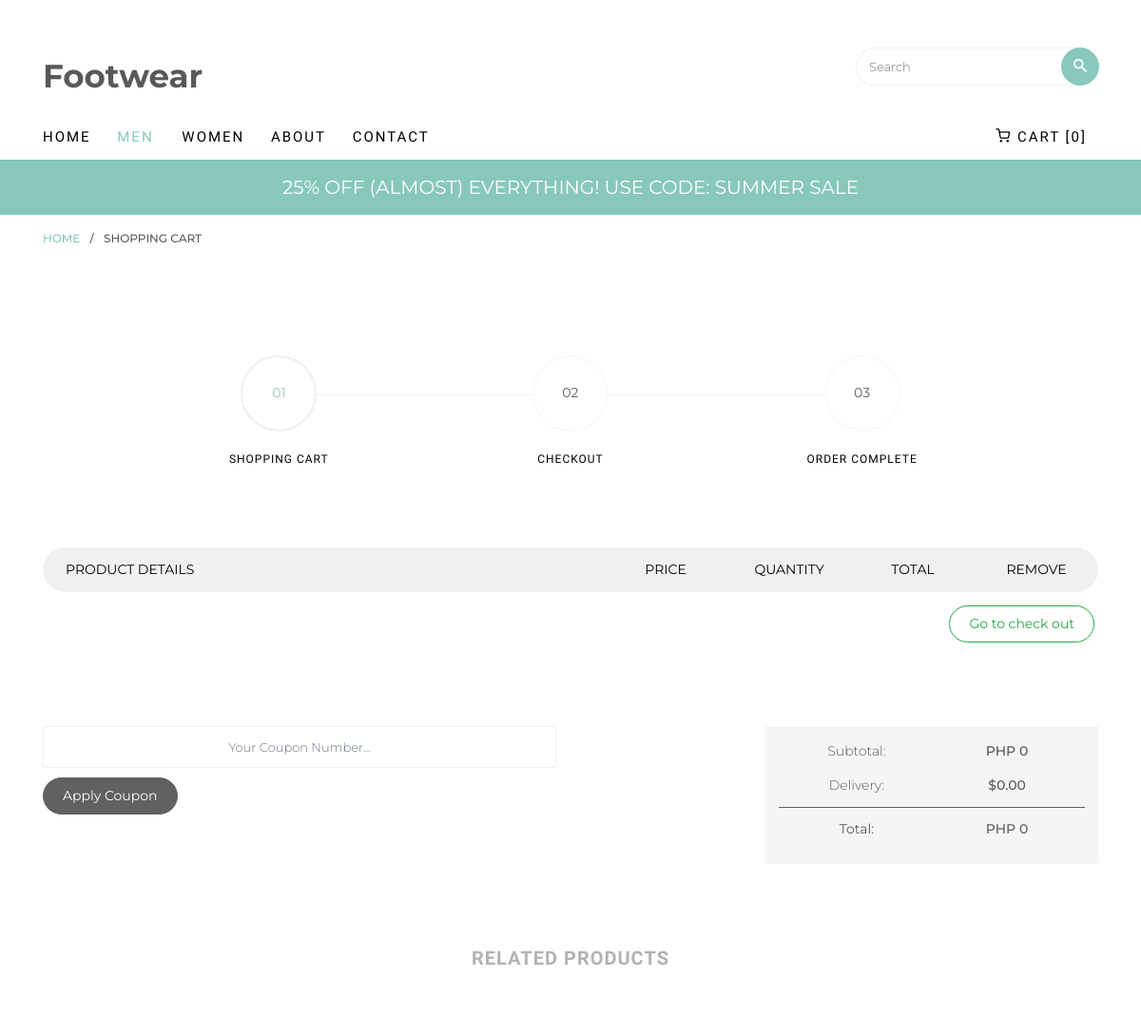
/cart.php (signed in, upper part), run on an earlier commit of the app's database.
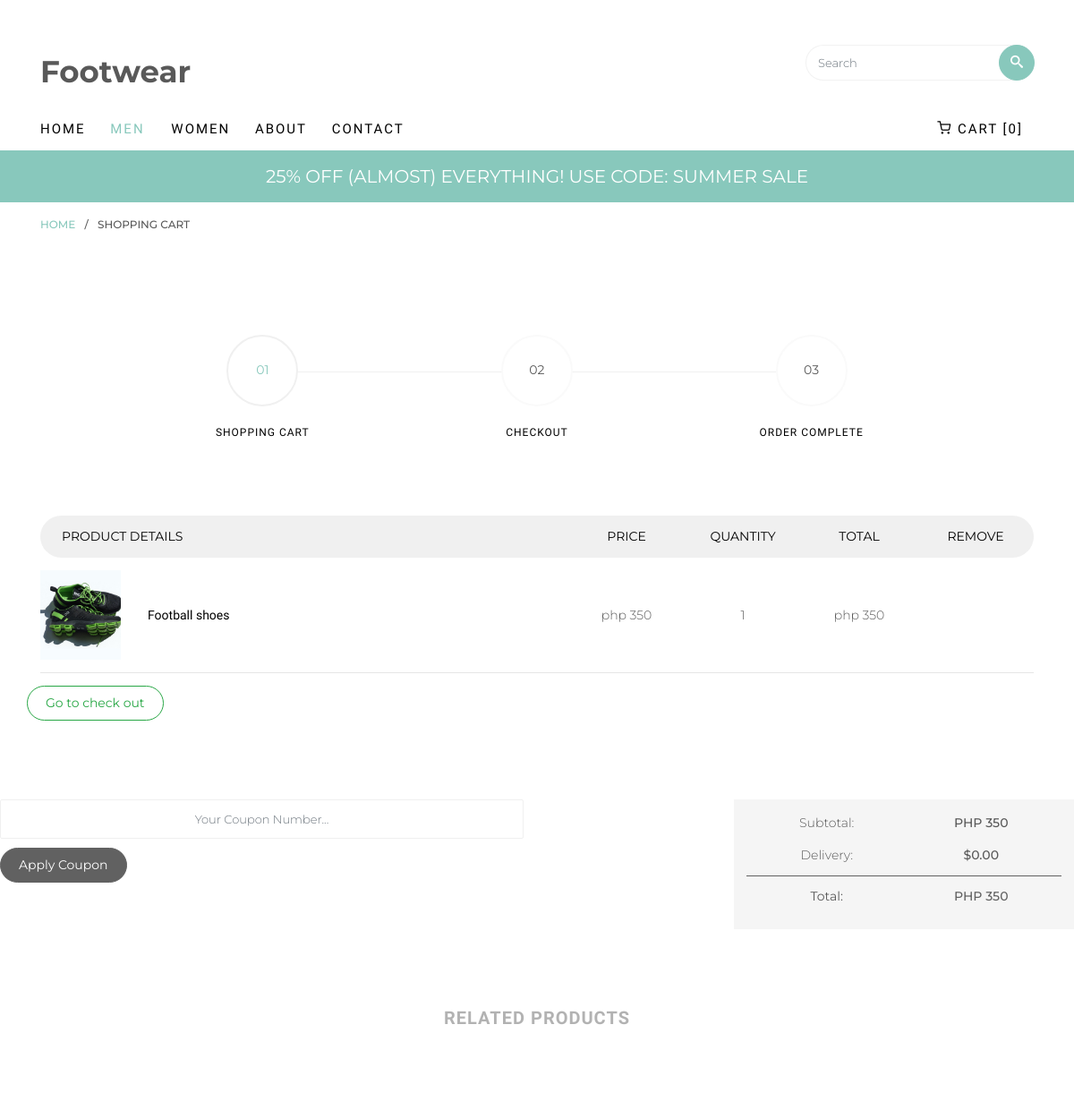
And on a later commit of the database.
### tables this page shows
CREATE TABLE `orders` (
  `order_id` int(50) NOT NULL,
  `user_id` int(50) NOT NULL,
  `product_id` int(50) NOT NULL,
  `order_price` double NOT NULL,
  `order_quantity` int(50) NOT NULL,
  `order_status` text NOT NULL,
  `deliver_status` text NOT NULL,
  `address` text NOT NULL
);

CREATE TABLE `product` (
  `product_id` int(50) NOT NULL,
  `user_id` int(50) NOT NULL,
  `category_id` int(50) NOT NULL,
  `product_name` text NOT NULL,
  `product_price` int(50) NOT NULL,
  `product_quantity` int(50) NOT NULL
);

### classes/Database.php (called while the page is built, shortened)
<?php
class Database{
    private $servername = "localhost";
    private $username = "root";
    private $password = "";
    private $database = "ec";
    public function __construct()
    {
        $this->conn = new mysqli($this->servername, $this->username, $this->password, $this->database);
        return $this->conn;
    }
}

### classes/Order.php (called while the page is built, shortened)
<?php
require_once "Database.php";
class Order extends Database
{
    public function getOrderCart()
    {
        $sql = "SELECT * FROM orders INNER JOIN product ON orders.product_id = product.product_id WHERE order_status = 'yet'";
        $result = $this->conn->query($sql) or die("Conection error: " . $this->conn->connect_error);
        $rows = array();
        while ($row = $result->fetch_assoc()) {
            $rows[] = $row;
        }
        return $rows;
    }
}

### cart.php (the view, shortened to what the changed rows need)
<?php
require_once "classes/Order.php";
$order = new Order;
$result = $order->getOrderCart();
?>
<!DOCTYPE HTML>
<html>
<head>
	<link rel="stylesheet" href="css/animate.css">
	<link rel="stylesheet" href="css/icomoon.css">
	<link rel="stylesheet" href="css/ionicons.min.css">
	<link rel="stylesheet" href="css/bootstrap.min.css">
	<link rel="stylesheet" href="css/magnific-popup.css">
	<link rel="stylesheet" href="css/flexslider.css">
	<link rel="stylesheet" href="css/owl.carousel.min.css">
	<link rel="stylesheet" href="css/owl.theme.default.min.css">
	<link rel="stylesheet" href="css/bootstrap-datepicker.css">
	<link rel="stylesheet" href="fonts/flaticon/font/flaticon.css">
	<link rel="stylesheet" href="css/style.css">
</head>
<body>
	<div id="page">
		<div class="colorlib-product">
			<div class="container">
				<div class="row row-pb-lg">
					<div class="col-md-12">
						<?php
						$subtotal = 0;
                        foreach ($result as $key => $row) {
                            $name = $row['product_name'];
                            $price = $row['order_price'];
							$quantity = $row['order_quantity'];
							$sum = $price * $quantity;
							$subtotal += $sum;
                            echo "<div class='product-cart d-flex'>";
                            echo "<div class='one-forth'>";
                            echo "<div class='product-img' style='background-image: url(images/item-6.jpg)'>";
                            echo "</div>";
                            echo "<div class ='display-tc'>";
                            echo "<h3>" . $name . "</h3>";
                            echo "</div>";
                            echo "</div>";
                            echo "<div class='one-eight text-center'>";
                            echo "<div class ='display-tc'>";
                            echo "<span class='price'>php " . $price . "</span>";
                            echo "</div>";
                            echo "</div>";
                            echo "<div class='one-eight text-center'>";
                            echo "<div class ='display-tc'>";
                            echo "<span class='price'>" . $quantity . "</span>";
                            echo "</div>";
                            echo "</div>";
                            echo "<div class='one-eight text-center'>";
                            echo "<div class ='display-tc'>";
                            echo "<span class='price'>php " . $sum . "</span>";
                            echo "</div>";
                            echo "</div>";
                            echo "<div class='one-eight text-center'>";
                            echo "</div>";
                            echo "</div>";
                            echo "</div>";
						}
                    ?>
					</div>
				</div>
				<div class="row row-pb-lg">
					<div class="col-md-12">
						<div class="total-wrap">
							<div class="row">
								<div class="col-sm-4 text-center">
									<div class="total">
										<div class="sub">
										<?php
											echo "<p><span>Subtotal:</span> <span>PHP " . $subtotal . "</span></p>";
											echo "</div>";
											echo "<div class='grand-total'>";
											$total = $subtotal + 0;
											echo "<p><span><strong>Total:</strong></span> <span>PHP " . $total . "</span></p>";
											echo "</div>";
										?>
									</div>
								</div>
							</div>
						</div>
					</div>
				</div>
				<div class="row">
					<div class="col-sm-8 offset-sm-2 text-center colorlib-heading colorlib-heading-sm">
						<h2>Related Products</h2>
					</div>
				</div>
			</div>
		</div>
	</div>
</body>
</html>

What changed in the data, as far as the page shows it:
added orders: product.product_name "Football shoes", order_price "350", order_quantity "1"
Also different on the page:
$subtotal: "0" → "350"
$total: "0" → "350"
